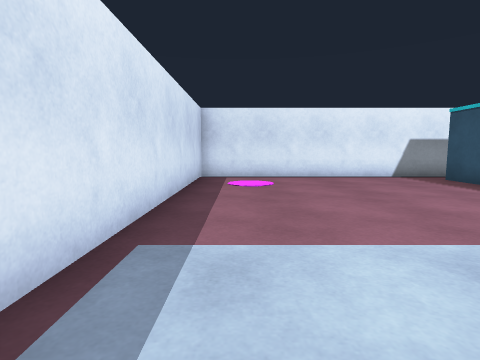
[1] (above)

17 first-person views from a walk through a world built for the Gazebo simulator. The camera is 0.94 m above the floor, tilts 6° down and sees 80° across. The floor is counted in squares, 1 m on a side. Each view is taken from the middle of a square. On the plan, view 1 faces up. The plan holds only what a view shows up to about 11 squares ahead; the rest is blank.

[2]
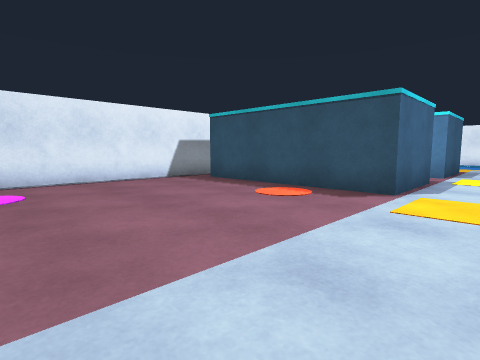

[3]
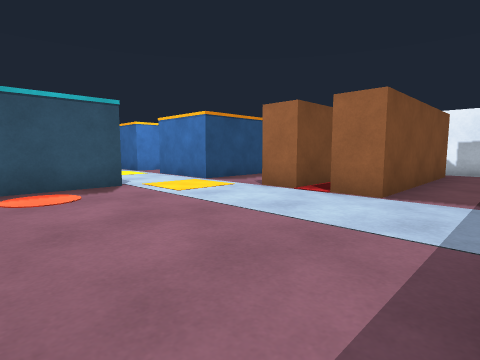

[4]
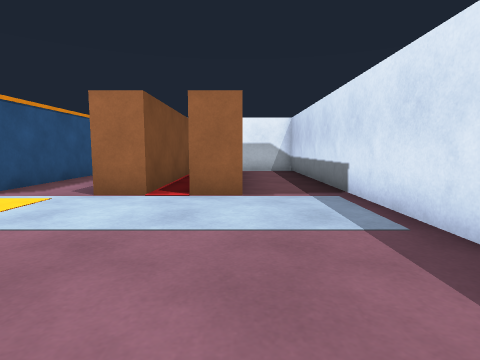

[5]
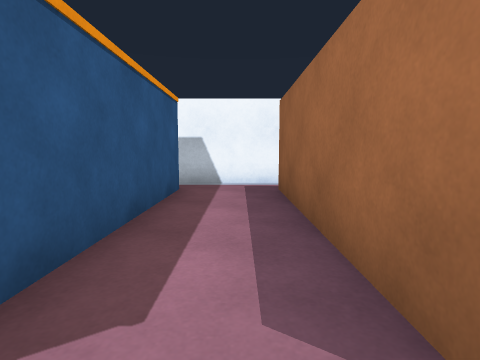

[6]
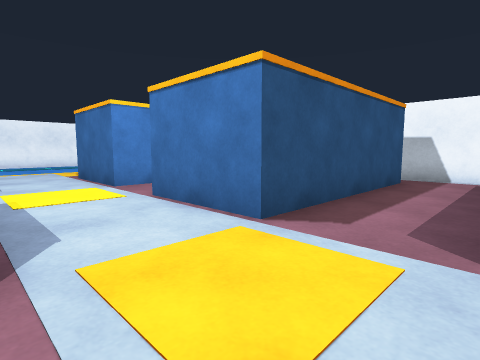

[7]
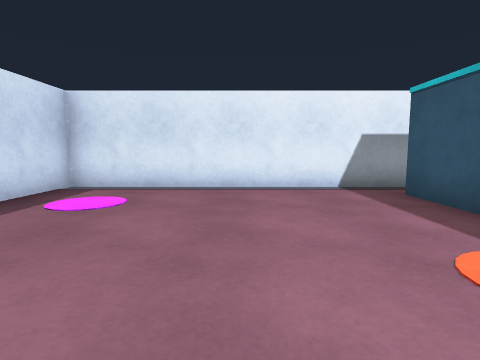

[8]
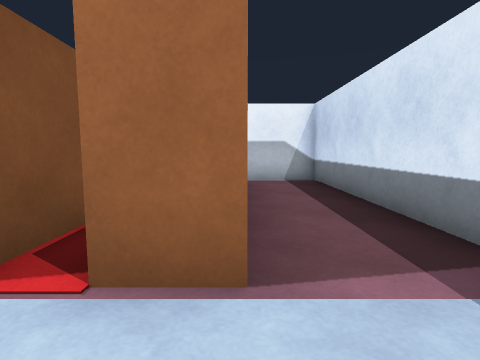

[9]
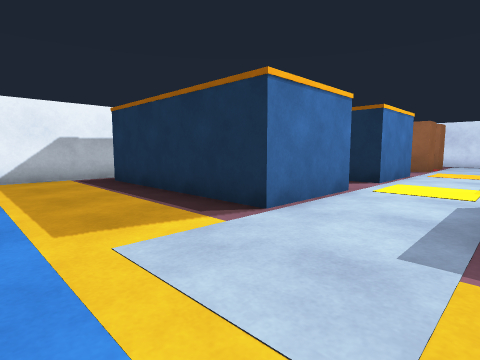

[10]
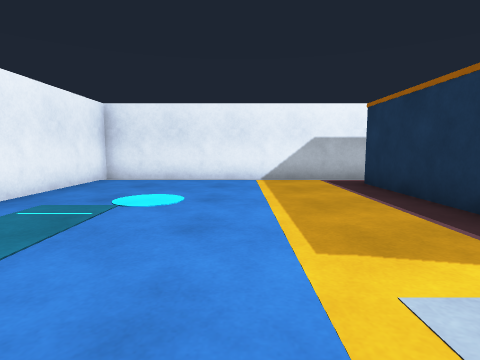

[11]
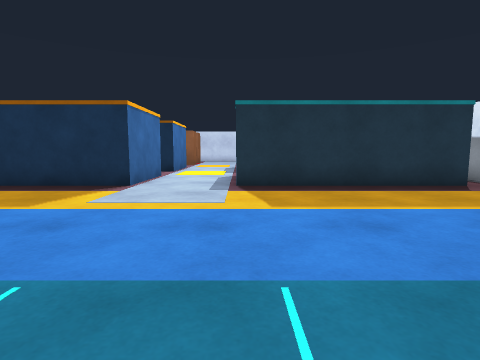

[12]
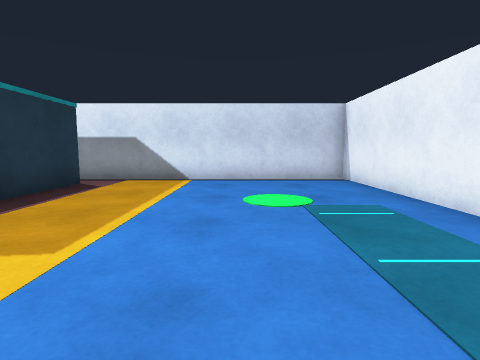

[13]
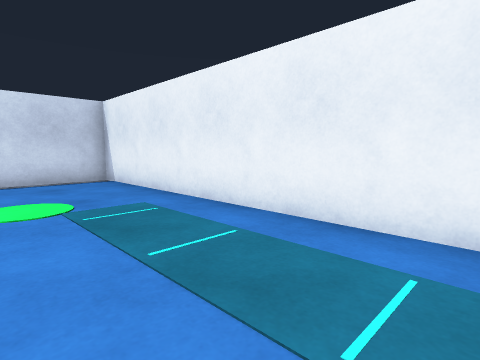

[14]
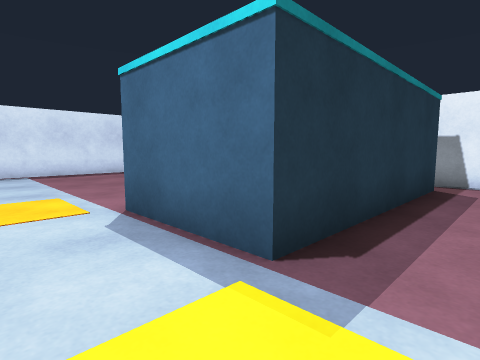

[15]
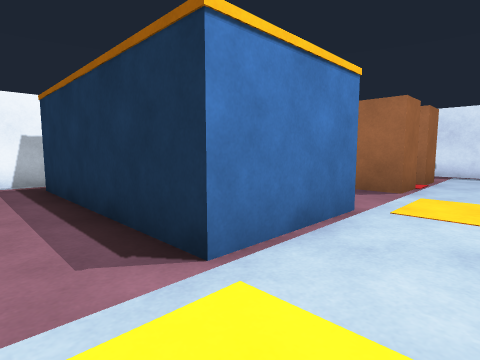

[16]
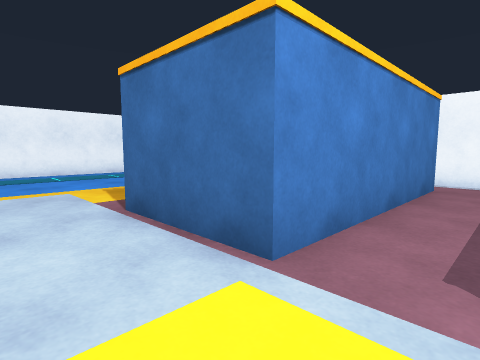

[17]
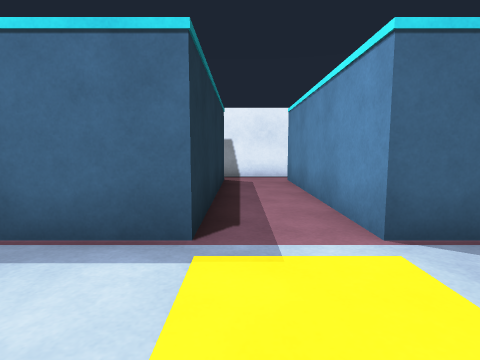

### Floor plan
Key: @ floor where view 1 was taken; # wall or solid block; . floor; R rack.
Columns run from 2 left of view 1 to 23 right of it. Each row starts with its distance up from view 1.
 11 ##########################
 10 #......... ..............#
  9 #........R R..R R........#
  8 #........R R..R R........#
  7 #........R R..R R........#
  6 #........R R..R R........#
  5 #........R R..R R........#
  4 #........R R..R R........#
  3 #........RRR..RRR........#
  2 #........................#
  1 #........................#
  0 #.@####..RRR..RRR...... .#
 -1 #..####..R R..R R...... .#
 -2 #..####..R R..R R........#
 -3 #..####..R R..R R........#
 -4 #..####..R R..R R........#
 -5 #..####..R R..R R........#
 -6 #..#  #..R R..R R........#
 -7 #...  .... .... .........#
 -8 ####  ####################

Where each view was taken, in squares from view 1:
view 1: 0 up, 0 right, facing up
view 2: 1 up, 0 right, facing up-right
view 3: 6 up, 1 left, facing down-right
view 4: 6 up, 1 right, facing down
view 5: 1 up, 5 right, facing down
view 6: 3 up, 4 right, facing down-right
view 7: 3 up, 3 right, facing up
view 8: 2 up, 1 right, facing down
view 9: 3 up, 18 right, facing down-left
view 10: 2 up, 18 right, facing down
view 11: 3 up, 22 right, facing left
view 12: 1 up, 19 right, facing up
view 13: 1 up, 19 right, facing up-right
view 14: 1 up, 11 right, facing up-left
view 15: 2 up, 11 right, facing down-left
view 16: 2 up, 10 right, facing down-right
view 17: 0 up, 10 right, facing up
